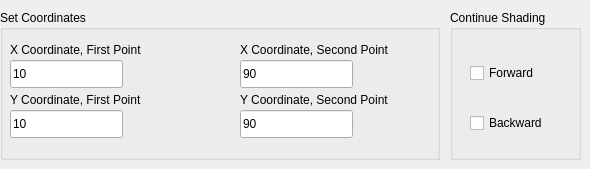
     <widget class="QWidget" name="Linear_Page">
      <widget class="QGroupBox" name="groupBox">
       <property name="geometry">
        <rect>
         <x>0</x>
         <y>10</y>
         <width>440</width>
         <height>150</height>
        </rect>
       </property>
       <property name="title">
        <string>Set Coordinates</string>
       </property>
       <widget class="QLabel" name="label">
        <property name="geometry">
         <rect>
          <x>10</x>
          <y>30</y>
          <width>158</width>
          <height>20</height>
         </rect>
        </property>
        <property name="text">
         <string>X Coordinate, First Point</string>
        </property>
       </widget>
       <widget class="QLineEdit" name="First_X_Coordinate_Input">
        <property name="geometry">
         <rect>
          <x>10</x>
          <y>50</y>
          <width>113</width>
          <height>28</height>
         </rect>
        </property>
        <property name="text">
         <string>10</string>
        </property>
       </widget>
       <widget class="QLabel" name="label_2">
        <property name="geometry">
         <rect>
          <x>10</x>
          <y>80</y>
          <width>157</width>
          <height>20</height>
         </rect>
        </property>
        <property name="text">
         <string>Y Coordinate, First Point</string>
        </property>
       </widget>
       <widget class="QLineEdit" name="First_Y_Coordinate_Input">
        <property name="geometry">
         <rect>
          <x>10</x>
          <y>100</y>
          <width>113</width>
          <height>28</height>
         </rect>
        </property>
        <property name="text">
         <string>10</string>
        </property>
       </widget>
       <widget class="QLabel" name="label_3">
        <property name="geometry">
         <rect>
          <x>240</x>
          <y>30</y>
          <width>180</width>
          <height>20</height>
         </rect>
        </property>
        <property name="text">
         <string>X Coordinate, Second Point</string>
        </property>
       </widget>
       <widget class="QLineEdit" name="Second_X_Coordinate_Input">
        <property name="geometry">
         <rect>
          <x>240</x>
          <y>50</y>
          <width>113</width>
          <height>28</height>
         </rect>
        </property>
        <property name="text">
         <string>90</string>
        </property>
       </widget>
       <widget class="QLabel" name="label_4">
        <property name="geometry">
         <rect>
          <x>240</x>
          <y>80</y>
          <width>179</width>
          <height>20</height>
         </rect>
        </property>
        <property name="text">
         <string>Y Coordinate, Second Point</string>
        </property>
       </widget>
       <widget class="QLineEdit" name="Second_Y_Coordinate_Input">
        <property name="geometry">
         <rect>
          <x>240</x>
          <y>100</y>
          <width>113</width>
          <height>28</height>
         </rect>
        </property>
        <property name="text">
         <string>90</string>
        </property>
       </widget>
      </widget>
      <widget class="QGroupBox" name="groupBox_3">
       <property name="geometry">
        <rect>
         <x>450</x>
         <y>10</y>
         <width>131</width>
         <height>150</height>
        </rect>
       </property>
       <property name="title">
        <string>Continue Shading</string>
       </property>
       <widget class="QCheckBox" name="Continue_Shading_Forward">
        <property name="geometry">
         <rect>
          <x>20</x>
          <y>50</y>
          <width>93</width>
          <height>26</height>
         </rect>
        </property>
        <property name="text">
         <string>Forward</string>
        </property>
       </widget>
       <widget class="QCheckBox" name="checkBox_2">
        <property name="geometry">
         <rect>
          <x>20</x>
          <y>100</y>
          <width>93</width>
          <height>26</height>
         </rect>
        </property>
        <property name="text">
         <string>Backward</string>
        </property>
       </widget>
      </widget>
     </widget>
